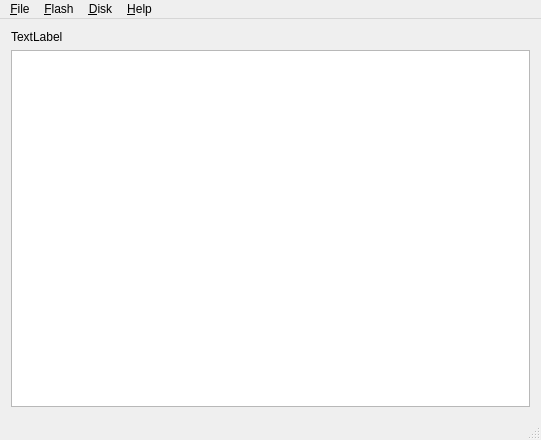
<?xml version="1.0" encoding="UTF-8"?>
<ui version="4.0">
 <class>MainWindow</class>
 <widget class="QMainWindow" name="MainWindow">
  <property name="geometry">
   <rect>
    <x>0</x>
    <y>0</y>
    <width>541</width>
    <height>440</height>
   </rect>
  </property>
  <property name="acceptDrops">
   <bool>true</bool>
  </property>
  <property name="windowTitle">
   <string>FDSemu Client</string>
  </property>
  <property name="styleSheet">
   <string notr="true"/>
  </property>
  <widget class="QWidget" name="centralWidget">
   <layout class="QVBoxLayout" name="verticalLayout">
    <item>
     <widget class="QLabel" name="label">
      <property name="text">
       <string>TextLabel</string>
      </property>
     </widget>
    </item>
    <item>
     <widget class="QListWidget" name="listWidget">
      <property name="contextMenuPolicy">
       <enum>Qt::ActionsContextMenu</enum>
      </property>
      <property name="acceptDrops">
       <bool>true</bool>
      </property>
     </widget>
    </item>
   </layout>
  </widget>
  <widget class="QMenuBar" name="menuBar">
   <property name="geometry">
    <rect>
     <x>0</x>
     <y>0</y>
     <width>541</width>
     <height>21</height>
    </rect>
   </property>
   <widget class="QMenu" name="menu_File">
    <property name="title">
     <string>&amp;File</string>
    </property>
    <addaction name="actionE_xit"/>
   </widget>
   <widget class="QMenu" name="menu_Operations">
    <property name="title">
     <string>&amp;Flash</string>
    </property>
    <addaction name="action_Write_disk_image"/>
    <addaction name="action_Save_disk_image"/>
    <addaction name="action_Erase"/>
    <addaction name="separator"/>
    <addaction name="action_Dump"/>
    <addaction name="separator"/>
    <addaction name="actionUpdate_loader"/>
    <addaction name="actionUpdate_firmware"/>
   </widget>
   <widget class="QMenu" name="menu_Help">
    <property name="title">
     <string>&amp;Help</string>
    </property>
    <addaction name="action_About"/>
   </widget>
   <widget class="QMenu" name="menu_Disk">
    <property name="title">
     <string>&amp;Disk</string>
    </property>
    <addaction name="action_Read_disk"/>
    <addaction name="action_Write_disk"/>
   </widget>
   <addaction name="menu_File"/>
   <addaction name="menu_Operations"/>
   <addaction name="menu_Disk"/>
   <addaction name="menu_Help"/>
  </widget>
  <widget class="QStatusBar" name="statusBar">
   <property name="styleSheet">
    <string notr="true">QStatusBar::item {border: none;}</string>
   </property>
  </widget>
  <action name="actionE_xit">
   <property name="text">
    <string>E&amp;xit</string>
   </property>
   <property name="statusTip">
    <string>Quit FDSemu client app.</string>
   </property>
  </action>
  <action name="action_Erase">
   <property name="text">
    <string>&amp;Erase disk image...</string>
   </property>
   <property name="statusTip">
    <string>Erase a full disk image from the flash.</string>
   </property>
   <property name="whatsThis">
    <string>Erase disk image from flash memory.</string>
   </property>
  </action>
  <action name="action_Dump">
   <property name="enabled">
    <bool>false</bool>
   </property>
   <property name="text">
    <string>&amp;Dump...</string>
   </property>
   <property name="statusTip">
    <string>Dump raw flash data to file.</string>
   </property>
  </action>
  <action name="action_About">
   <property name="text">
    <string>&amp;About...</string>
   </property>
   <property name="statusTip">
    <string>Display information about this program.</string>
   </property>
  </action>
  <action name="action_Delete">
   <property name="text">
    <string>&amp;Delete</string>
   </property>
   <property name="toolTip">
    <string>Erase selected disk.</string>
   </property>
  </action>
  <action name="action_Info">
   <property name="text">
    <string>&amp;Info...</string>
   </property>
   <property name="toolTip">
    <string>Get information about selected disk.</string>
   </property>
  </action>
  <action name="action_Save">
   <property name="text">
    <string>&amp;Save</string>
   </property>
   <property name="toolTip">
    <string>Save selected disk.</string>
   </property>
  </action>
  <action name="actionUpdate_firmware">
   <property name="text">
    <string>Update &amp;firmware...</string>
   </property>
   <property name="statusTip">
    <string>Update the firmware from a file.</string>
   </property>
  </action>
  <action name="actionUpdate_loader">
   <property name="text">
    <string>Update &amp;loader...</string>
   </property>
   <property name="statusTip">
    <string>Update the game loader from .FDS file.</string>
   </property>
  </action>
  <action name="action_Read_disk">
   <property name="enabled">
    <bool>true</bool>
   </property>
   <property name="text">
    <string>&amp;Read disk...</string>
   </property>
   <property name="statusTip">
    <string>Read disk from the FDS drive.</string>
   </property>
  </action>
  <action name="action_Write_disk">
   <property name="enabled">
    <bool>true</bool>
   </property>
   <property name="text">
    <string>&amp;Write disk...</string>
   </property>
   <property name="statusTip">
    <string>Write a .FDS disk image to a real FDS drive.</string>
   </property>
  </action>
  <action name="action_Write_disk_image">
   <property name="text">
    <string>&amp;Write disk image...</string>
   </property>
   <property name="statusTip">
    <string>Write a .FDS disk image to the flash.</string>
   </property>
  </action>
  <action name="action_Save_disk_image">
   <property name="text">
    <string>&amp;Save disk image...</string>
   </property>
   <property name="statusTip">
    <string>Save .FDS format image from an image stored in flash.</string>
   </property>
  </action>
 </widget>
 <layoutdefault spacing="6" margin="11"/>
 <resources/>
 <connections/>
</ui>
